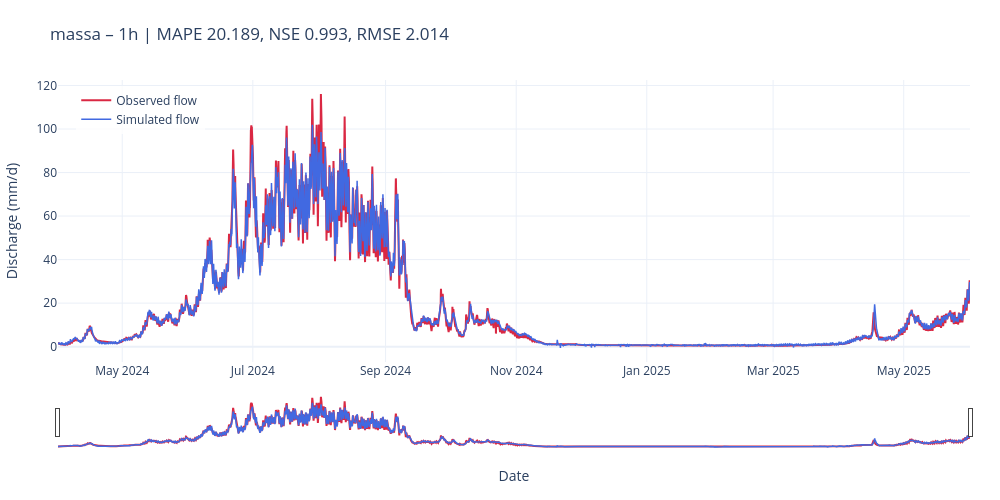

The notebook cell saved with this chart:
### Markdown cell above
Let's plot the model predictions vs. the observations

### Code cell
qobs=results['massa']['1h']['xr']['streamflow_obs']
qsim=results['massa']['1h']['xr']['streamflow_sim']
plot_hydrograph(
    qobs=qobs,
    qsim=qsim,
    results=results,
    basin='massa',
    freq='1h',
    plot_peaks=False  # turn on high-flow markers
)

### Figure 1 — Plotly figure (JSON) as saved in the notebook; plotly's stock layout.template omitted (floating-point values rounded to 4 significant figures; data arrays with more than 128 entries replaced by an {"elided": "..."} marker saying what was removed)
{"data": [{"line": {"color": "#da2843", "width": 2}, "mode": "lines", "name": "Observed flow", "type": "scatter", "x": {"elided": "10224 str values"}, "y": {"elided": "10224 float values"}}, {"line": {"color": "royalblue", "width": 1.5}, "mode": "lines", "name": "Simulated flow", "type": "scatter", "x": {"elided": "10224 str values"}, "y": {"elided": "10224 float values"}}], "layout": {"height": 500, "hovermode": "x unified", "legend": {"bgcolor": "rgba(255,255,255,0.8)", "x": 0.02, "y": 0.98}, "margin": {"b": 50, "l": 50, "r": 30, "t": 80}, "title": {"text": "massa – 1h | MAPE 20.189, NSE 0.993, RMSE 2.014"}, "width": 1000, "xaxis": {"rangeslider": {"visible": true}, "title": {"text": "Date"}}, "yaxis": {"title": {"text": "Discharge (mm/d)"}}}}
